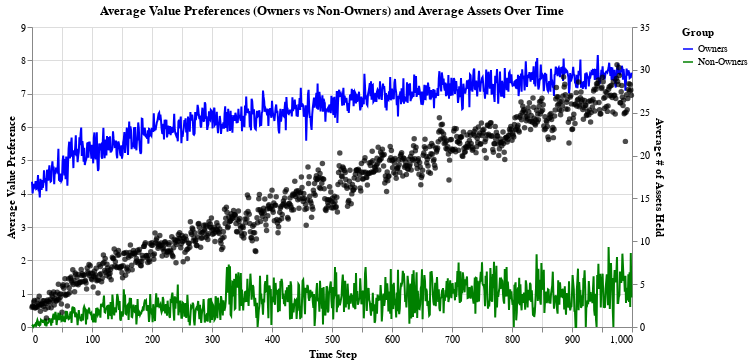

Notebook code cell kept with this figure:
### Code cell
model.visualize_time_series()

### Figure 1 — Vega-Lite specification as saved in the notebook (floating-point values rounded to 4 significant figures; data arrays with more than 128 entries replaced by an {"elided": "..."} marker saying what was removed)
{"config": {"view": {"continuousWidth": 300, "continuousHeight": 300}}, "layer": [{"data": {"name": "data-0f0a16894c022e5f138a8742ff5f381b"}, "mark": {"type": "line"}, "encoding": {"color": {"field": "Group", "scale": {"domain": ["Owners", "Non-Owners"], "range": ["blue", "green"]}, "title": "Group", "type": "nominal"}, "x": {"field": "Step", "title": "Time Step", "type": "quantitative"}, "y": {"field": "Preference", "title": "Average Value Preference", "type": "quantitative"}}}, {"data": {"name": "data-ed500f1787126dc25ebe2f6719d3a07d"}, "mark": {"type": "point", "filled": true}, "encoding": {"color": {"value": "black"}, "x": {"field": "step", "title": "Time Step", "type": "quantitative"}, "y": {"field": "average_assets", "title": "Average # of Assets Held", "type": "quantitative"}}}], "height": 300, "resolve": {"scale": {"y": "independent"}}, "title": "Average Value Preferences (Owners vs Non-Owners) and Average Assets Over Time", "width": 600, "$schema": "https://vega.github.io/schema/vega-lite/v5.20.1.json", "datasets": {"data-0f0a16894c022e5f138a8742ff5f381b": {"elided": "2000 records"}, "data-ed500f1787126dc25ebe2f6719d3a07d": {"elided": "1000 records"}}}
